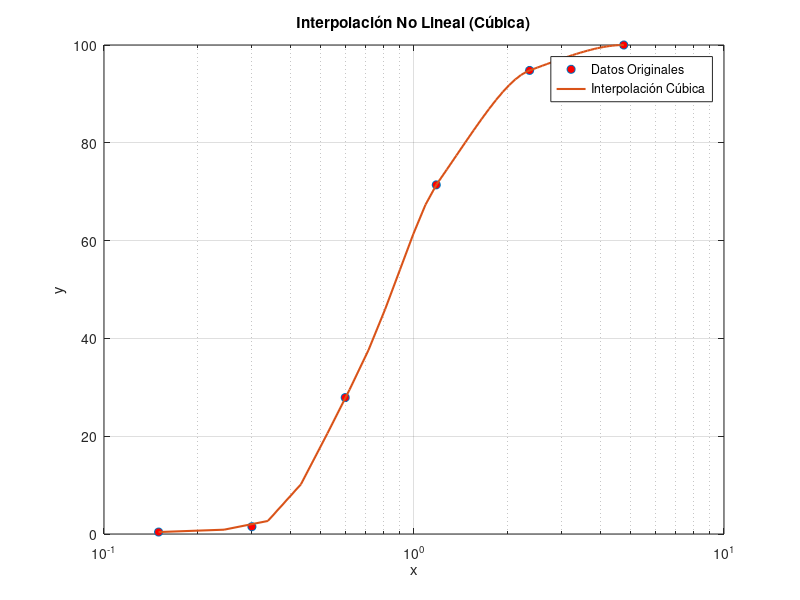

The MATLAB source for this figure: (Note: this script raises an error after producing the figure.)
%%
% Datos originales
x = [4.75, 2.36, 1.18, 0.6, 0.3, 0.15];
y = [1.00, 0.948, 0.714, 0.279, 0.015, 0.004] * 100;

% Definir los nuevos puntos en los que deseas interpolar
xq = linspace(min(x), max(x), 50); % 1000 puntos interpolados

% Interpolación cúbica
yq = interp1(x, y, xq, 'pchip'); % 'pchip' es el método de interpolación cúbica preservando la forma

% Graficar los resultados
figure;
semilogx(x, y, 'o', 'MarkerFaceColor', 'r'); % Datos originales
hold on;
semilogx(xq, yq, '-', 'LineWidth', 1.5); % Curva interpolada
xlabel('x');
ylabel('y');
legend('Datos Originales', 'Interpolación Cúbica');
title('Interpolación No Lineal (Cúbica)');
grid on;

%% Crear una estructura para almacenar la data
granulometries(1).name = 'Bochum A';
granulometries(1).x = [0.0400000000000000,0.120816326530612,0.201632653061225,0.282448979591837,0.363265306122449,0.444081632653061,0.524897959183673,0.605714285714286,0.686530612244898,0.767346938775510,0.848163265306123,0.928979591836735,1.00979591836735,1.09061224489796,1.17142857142857,1.25224489795918,1.33306122448980,1.41387755102041,1.49469387755102,1.57551020408163,1.65632653061225,1.73714285714286,1.81795918367347,1.89877551020408,1.97959183673469,2.06040816326531,2.14122448979592,2.22204081632653,2.30285714285714,2.38367346938776,2.46448979591837,2.54530612244898,2.62612244897959,2.70693877551020,2.78775510204082,2.86857142857143,2.94938775510204,3.03020408163265,3.11102040816327,3.19183673469388,3.27265306122449,3.35346938775510,3.43428571428571,3.51510204081633,3.59591836734694,3.67673469387755,3.75755102040816,3.83836734693878,3.91918367346939,4];
granulometries(1).y = [0.0400000000000000,0.319210797095367,1.27441027975593,5.06587018785032,15.3525874538373,29.2911478903277,42.0223570038307,53.1125110495390,61.6580722998567,68.9010678279417,74.0272093554509,77.7684867628036,81.0332524615044,84.2786887142427,87.2020208848174,89.3452864767237,90.8385280867256,92.0818235942438,93.1000096387540,93.9179228597316,94.5742001281154,95.1308449552350,95.6086502151758,96.0256966465204,96.4000649878517,96.7506654979521,97.0849571051209,97.3964910276798,97.6784592856949,97.9240538992320,98.1264668883571,98.2853905821610,98.4277171455142,98.5573728224371,98.6745147281945,98.7792999780514,98.8718856872726,98.9524289711229,99.0210869448672,99.0795465100154,99.1360692550257,99.1910021427666,99.2433182533797,99.2919906670069,99.3359924637897,99.3742967238700,99.4058765273895,99.4297049544898,99.4447550853127,99.4500000000000];

granulometries(2).name = 'Bochum B';
granulometries(2).x = [0.125000000000000,0.224489795918367,0.323979591836735,0.423469387755102,0.522959183673469,0.622448979591837,0.721938775510204,0.821428571428571,0.920918367346939,1.02040816326531,1.11989795918367,1.21938775510204,1.31887755102041,1.41836734693878,1.51785714285714,1.61734693877551,1.71683673469388,1.81632653061225,1.91581632653061,2.01530612244898,2.11479591836735,2.21428571428571,2.31377551020408,2.41326530612245,2.51275510204082,2.61224489795918,2.71173469387755,2.81122448979592,2.91071428571429,3.01020408163265,3.10969387755102,3.20918367346939,3.30867346938776,3.40816326530612,3.50765306122449,3.60714285714286,3.70663265306122,3.80612244897959,3.90561224489796,4.00510204081633,4.10459183673469,4.20408163265306,4.30357142857143,4.40306122448980,4.50255102040816,4.60204081632653,4.70153061224490,4.80102040816327,4.90051020408163,5];
granulometries(2).y = [0.217818729000000,1.16015714499685,6.29681994286420,18.9572278421938,32.1304359279083,43.7797293966726,53.1581239731364,60.5639652219214,66.3283103301313,71.3770302373771,76.2153483539728,80.3355730474768,83.3271792219955,85.8297576553736,87.8812223751892,89.4654386728565,90.7355166920239,91.8045363249371,92.7067340601821,93.4768092606294,94.1651346580121,94.7861662499645,95.3357806234049,95.8098543652519,96.2047758436849,96.5544678873542,96.8782629023161,97.1717982227044,97.4307111826526,97.6506391162946,97.8272193577641,97.9605267292060,98.0689174552932,98.1595738701632,98.2378869753855,98.3092477725293,98.3790472631643,98.4526764488596,98.5355263311848,98.6329710415207,98.7423241418456,98.8584113139616,98.9809864305742,99.1098033643883,99.2446159881094,99.3851781744425,99.5312437960930,99.6825667257659,99.8389008361665,100];

granulometries(3).name = 'Cuitiño';
granulometries(3).x = [0.0750000000000000,0.267346938775510,0.459693877551020,0.652040816326531,0.844387755102041,1.03673469387755,1.22908163265306,1.42142857142857,1.61377551020408,1.80612244897959,1.99846938775510,2.19081632653061,2.38316326530612,2.57551020408163,2.76785714285714,2.96020408163265,3.15255102040816,3.34489795918367,3.53724489795918,3.72959183673469,3.92193877551020,4.11428571428572,4.30663265306123,4.49897959183674,4.69132653061225,4.88367346938776,5.07602040816327,5.26836734693878,5.46071428571429,5.65306122448980,5.84540816326531,6.03775510204082,6.23010204081633,6.42244897959184,6.61479591836735,6.80714285714286,6.99948979591837,7.19183673469388,7.38418367346939,7.57653061224490,7.76887755102041,7.96122448979592,8.15357142857143,8.34591836734694,8.53826530612245,8.73061224489796,8.92295918367347,9.11530612244898,9.30765306122449,9.50000000000000];
granulometries(3).y = [0.0600000000000000,4.42957219084129,18.9572624178970,49.1663184916731,73.2320064889020,84.1749067557789,89.4504087652840,92.2329957978592,94.2654891385619,95.7160792734925,96.7529566887513,97.5221658529044,97.9635756361319,98.2304746180470,98.4760641876586,98.7002789965150,98.9030536961646,99.0843229381555,99.2440213740360,99.3820836553545,99.4984444336592,99.5930383604983,99.6658000874203,99.7166642659732,99.7455655477054,99.7571039224863,99.7652951653725,99.7716428504602,99.7767622802525,99.7812687572524,99.7857775839631,99.7909040628875,99.7972634965287,99.8051303821393,99.8136132860953,99.8226102551555,99.8321167452878,99.8421282124601,99.8526401126405,99.8636479017970,99.8751470358975,99.8871329709101,99.8996011628025,99.9125470675430,99.9259661410994,99.9398538394398,99.9542056185320,99.9690169343442,99.9842832428442,100];

granulometries(4).name = 'Rozas';
granulometries(4).x = [0.150000000000000,0.243877551020408,0.337755102040816,0.431632653061224,0.525510204081633,0.619387755102041,0.713265306122449,0.807142857142857,0.901020408163265,0.994897959183673,1.08877551020408,1.18265306122449,1.27653061224490,1.37040816326531,1.46428571428571,1.55816326530612,1.65204081632653,1.74591836734694,1.83979591836735,1.93367346938775,2.02755102040816,2.12142857142857,2.21530612244898,2.30918367346939,2.40306122448980,2.49693877551020,2.59081632653061,2.68469387755102,2.77857142857143,2.87244897959184,2.96632653061225,3.06020408163265,3.15408163265306,3.24795918367347,3.34183673469388,3.43571428571429,3.52959183673469,3.62346938775510,3.71734693877551,3.81122448979592,3.90510204081633,3.99897959183673,4.09285714285714,4.18673469387755,4.28061224489796,4.37448979591837,4.46836734693878,4.56224489795918,4.65612244897959,4.75000000000000];
granulometries(4).y = [0.400000000000000,0.881234135562689,2.66694219871889,10.1533123589512,20.5597938621588,29.5008826360878,37.6214174215052,45.9764037413696,54.0532075955978,61.3391949841067,67.3217319068131,71.4890388724789,74.5463815142554,77.4180785271052,80.0978512219287,82.5794209096266,84.8565089010995,86.9228365072478,88.7721250389722,90.3980958071732,91.7944701227515,92.9549692966075,93.8733146396418,94.5432274627551,94.9840559811783,95.3740202366818,95.7484696883803,96.1073701096531,96.4506872738798,96.7783869544399,97.0904349247127,97.3867969580777,97.6674388279144,97.9323263076022,98.1814251705207,98.4147011900492,98.6321201395672,98.8336477924542,99.0192499220896,99.1888923018529,99.3425407051235,99.4801609052809,99.6017186757046,99.7071797897740,99.7965100208686,99.8696751423678,99.9266409276511,99.9673731500979,99.9918375830877,100];
%% Calcular parámetros granulométricos para cada muestra
for i = 1:length(granulometries)
    % Interpolación para obtener D10, D30, D50, D60
    target_percentages = [10,30,50,60];
    D_values = interp1(granulometries(i).y, granulometries(i).x, target_percentages, 'linear', 'extrap');
    D10 = D_values(1);
    D30 = D_values(2);
    D50 = D_values(3);
    D60 = D_values(4);

    % Calcular parámetros
    Cu = D60 / D10;
    Cc = (D30^2) / (D10 * D60);

    % Guardar resultados en la estructura
    granulometries(i).D10 = D10;
    granulometries(i).D30 = D30;
    granulometries(i).D50 = D50;
    granulometries(i).D60 = D60;
    granulometries(i).Cu = Cu;
    granulometries(i).Cc = Cc;
end
%% Crear tabla de resultados
results = table({granulometries.name}', ...
                [granulometries.D10]', ...
                [granulometries.D30]', ...
                [granulometries.D50]', ...
                [granulometries.D60]', ...
                [granulometries.Cu]', ...
                [granulometries.Cc]', ...
                'VariableNames', {'Sample', 'D10', 'D30', 'D50', 'D60', 'Cu', 'Cc'});

% Mostrar resultados en la consola
disp(results);

% Guardar resultados en Excel
writetable(results, 'granulometry_parameters.xlsx');
%% % Crear matriz de parámetros granulométricos
parameters_matrix = [results.D10, results.D30, results.D50, results.D60, results.Cu, results.Cc];

% Normalizar los datos para análisis estadístico (Z-score)
normalized_matrix = (parameters_matrix - mean(parameters_matrix)) ./ std(parameters_matrix);

% Mostrar datos normalizados
disp('Matriz de datos normalizados:');
disp(normalized_matrix);
%% Análisis de Componentes Principales (PCA)
% Realizar PCA
[coeff, score, latent, tsquared, explained] = pca(normalized_matrix);

% Mostrar varianza explicada por cada componente principal
disp('Varianza explicada por cada componente principal:');
disp(explained);

% Graficar la varianza explicada acumulada
figure;
pareto(explained);
xlabel('Componentes Principales');
ylabel('Varianza Explicada (%)');
title('Análisis de Componentes Principales (PCA)');
%% % Gráfico de los dos primeros componentes principales
figure;
scatter(score(:,1), score(:,2), 'filled');
text(score(:,1), score(:,2), results.Sample, 'VerticalAlignment', 'bottom', 'HorizontalAlignment', 'right');
xlabel('Componente Principal 1');
ylabel('Componente Principal 2');
title('Proyección en el Espacio de Componentes Principales');
grid on;
%%
% Determinar número óptimo de clusters (Método del codo)
sse = [];
for k = 1:4
    [idx, ~, sumd] = kmeans(score(:,1:2), k); % Usamos solo PC1 y PC2
    sse = [sse; sum(sumd)];
end

% Graficar SSE vs Número de Clusters
figure;
plot(1:4, sse, '-o');
xlabel('Número de Clusters');
ylabel('Suma de Errores Cuadráticos (SSE)');
title('Método del Codo para Seleccionar Clusters');
%% Aplicar clustering con k = 3
k = 3;
[idx, C] = kmeans(score(:,1:2), k);

% Agregar etiquetas de clusters a los resultados
results.Cluster = idx;

% Graficar clusters en el espacio de PC1 y PC2
figure;
gscatter(score(:,1), score(:,2), idx, 'rgb', 'o', 8);
text(score(:,1), score(:,2), results.Sample, 'VerticalAlignment', 'bottom', 'HorizontalAlignment', 'right');
xlabel('Componente Principal 1');
ylabel('Componente Principal 2');
title('Clustering K-means en el Espacio de Componentes Principales');
grid on;
%%
% Mostrar los coeficientes de cada componente principal
disp('Coeficientes de los Componentes Principales:');
disp(coeff);

% Identificar contribuciones de las variables originales a cada PC
for i = 1:size(coeff, 2)
    fprintf('Componente Principal %d:\n', i);
    for j = 1:size(coeff, 1)
        fprintf('  Contribución de la variable %d: %.4f\n', j, coeff(j, i));
    end
end

%%
% Crear un biplot para mostrar las contribuciones
figure;
biplot(coeff(:,1:3), 'Scores', score(:,1:3), 'VarLabels', {'D10', 'D30', 'D50', 'D60', 'Cu', 'Cc'});
title('Biplot de Componentes Principales');

% Mostrar porcentaje de varianza explicada
disp('Varianza explicada por cada componente:');
disp(explained);

% Graficar la varianza explicada acumulada
figure;
pareto(explained);
xlabel('Componentes Principales');
ylabel('Varianza Explicada (%)');
title('Varianza Explicada por Cada Componente Principal');
%%
% Mostrar los coeficientes de cada componente principal
disp('Coeficientes de los Componentes Principales:');
disp(coeff);

% Identificar contribuciones de las variables originales a cada PC
fprintf('Contribuciones de las variables a los Componentes Principales:\n');
for i = 1:size(coeff, 2)
    fprintf('Componente Principal %d:\n', i);
    for j = 1:size(coeff, 1)
        fprintf('  Variable %d: %.4f\n', j, coeff(j, i));
    end
end
%%
